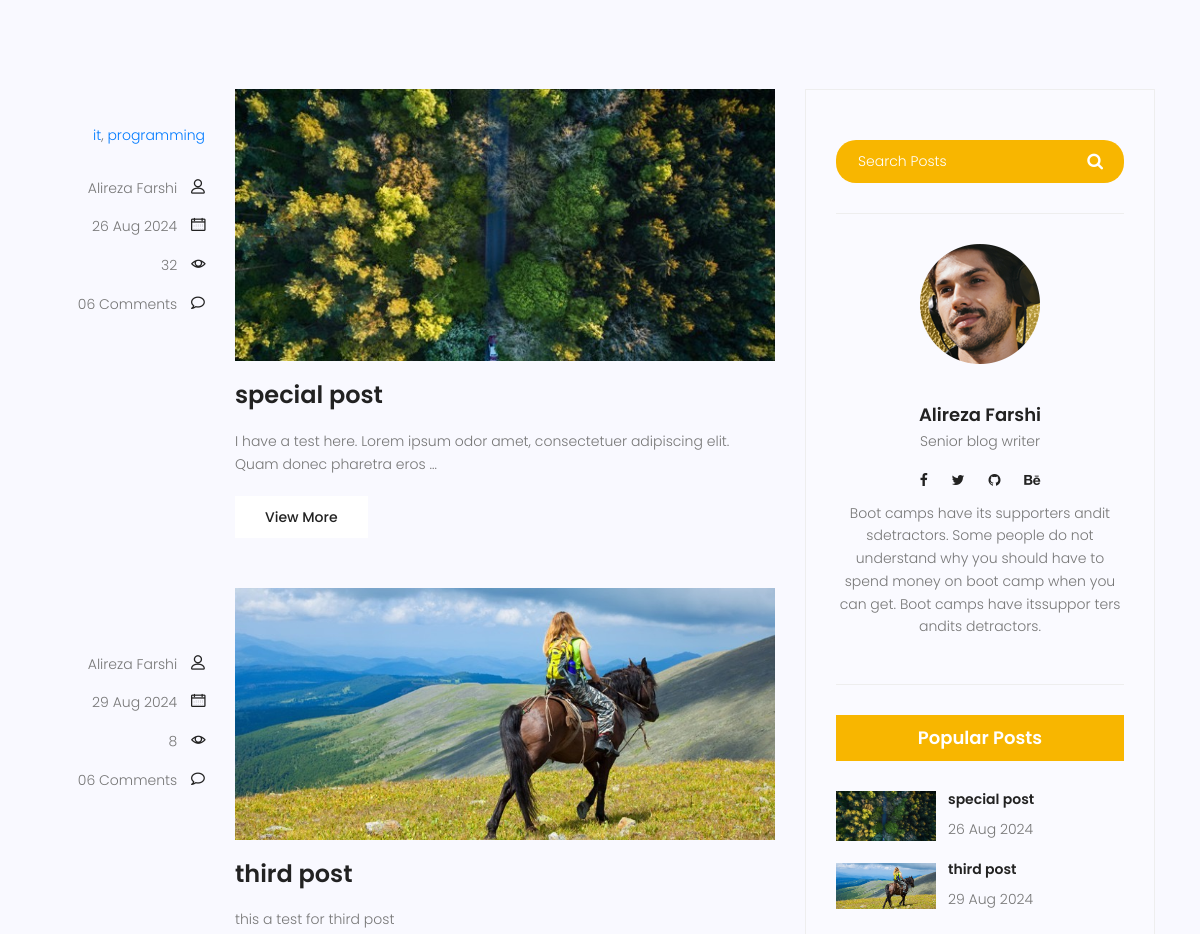
The page /blog/ (middle part) on the database as committed earlier.
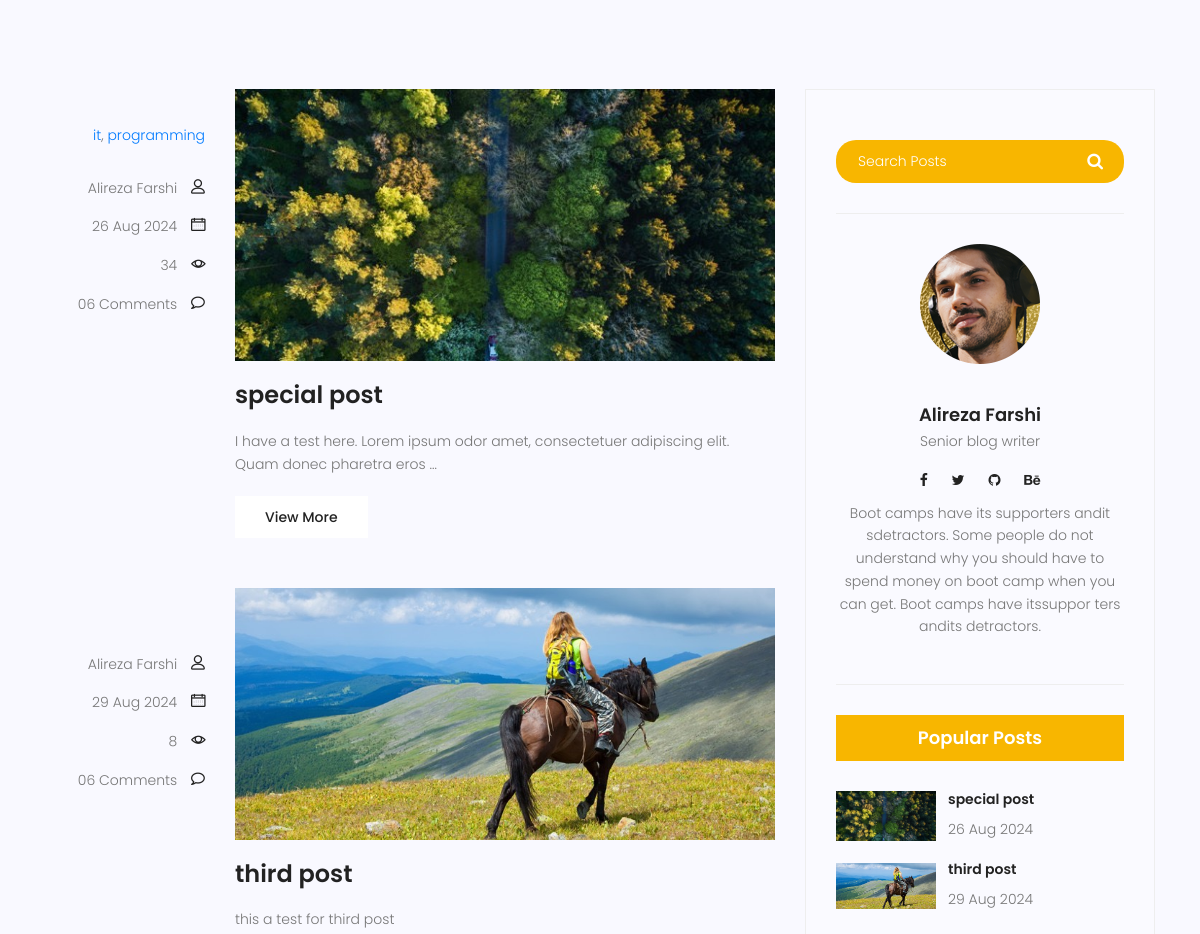
The same page on the database as committed later.
### blog/models.py (models this page shows, shortened)
class Post(models.Model):
    title = models.CharField(max_length=250)
    content = models.TextField()
    category = models.ManyToManyField(Category)
    author = models.ForeignKey(User, on_delete=models.SET_NULL, null=True)
    image = models.ImageField(upload_to='blog/', default='blog/default.jpg' )
    counted_views = models.IntegerField(default=0)
    status = models.BooleanField(default=False)
    created_date = models.DateTimeField(auto_now_add=True)
    updated_date = models.DateTimeField(auto_now=True)
    published_date = models.DateTimeField(null=True)
    class Meta:
        ordering = ['-created_date']

### blog/views.py (the view)
# urls.py: path('', blog_view,name='blog'),
def blog_view(request, **kwargs):
    current_time = timezone.now()
    posts = Post.objects.filter(status=True)
    posts = posts.exclude(published_date__gt=current_time)
    if kwargs.get('cat_name') != None:
        posts = posts.filter(category__name=kwargs['cat_name'])
    if kwargs.get('author_username') != None:
        posts = posts.filter(author__username=kwargs['author_username'])
    paginator = Paginator(posts, 2)
    try:
        page_number = request.GET.get('page')
        posts = paginator.get_page(page_number)
    except PageNotAnInteger:
        posts = paginator.get_page(1)
    except EmptyPage:
        print("entered")
        posts = paginator.get_page(1)
    context = {'posts' : posts}
    return render(request, 'blog/blog-home.html', context)

### blog/models.py (called while the page is built)
    def __str__(self):
        return self.name

### blog/templatetags/blog-tags.py (called while the page is built)
@register.inclusion_tag('blog/blog-categories.html')
def post_categories():
    posts = Post.objects.filter(status=1)
    categories = Category.objects.all()
    cat_dict = {}
    for name in categories:
        cat_dict[name] = posts.filter(category=name).count()
    return {'categories': cat_dict}

### templates/blog/blog-home.html (shortened to what this page needs)
{% extends  'base.html'     %}
{% load static %}
{% load blog-tags %}
{% block content %}
			<section class="top-category-widget-area pt-90 pb-90 ">
			</section>
			<section class="post-content-area">
				<div class="container">
					<div class="row">
						<div class="col-lg-8 posts-list">
							{% for post in posts %}
							<div class="single-post row">
								<div class="col-lg-3  col-md-3 meta-details">
									<ul class="tags">
										{% for cat in post.category.all %}
										<a href="{% url 'category' cat_name=cat.name %}">{{cat}}</a>{% if not forloop.last %},{% endif %}
										{% endfor %}
									</ul>
									<div class="user-details row">
										<p class="user-name col-lg-12 col-md-12 col-6"><a href="{% url 'author' author_username=post.author.username %}">{{post.author.get_full_name}}</a> <span class="lnr lnr-user"></span></p>
										<p class="date col-lg-12 col-md-12 col-6"><a href="#">{{post.published_date |date:"d M Y"}}</a> <span class="lnr lnr-calendar-full"></span></p>
										<p class="view col-lg-12 col-md-12 col-6"><a href="#">{{post.counted_views}}</a> <span class="lnr lnr-eye"></span></p>
										<p class="comments col-lg-12 col-md-12 col-6"><a href="#">06 Comments</a> <span class="lnr lnr-bubble"></span></p>
									</div>
								</div>
								<div class="col-lg-9 col-md-9 ">
									<div class="feature-img">
										<img class="img-fluid" src="{{ post.image.url}}" alt="">
									</div>
									<a class="posts-title" href="{% url 'single' pid=post.id %}"><h3>{{post.title}}</h3></a>
									<p class="excert">
										{{post.content |truncatechars:100}}
									</p>
									<a href="{% url 'single' pid=post.id %}" class="primary-btn">View More</a>
								</div>
							</div>
							{% endfor %}
						</div>
						<div class="col-lg-4 sidebar-widgets">
							<div class="widget-wrap">
								{% include 'blog/blog-search.html' %}
								{% include 'blog/blog-writer.html' %}
                                {% include 'blog/blog-popular-posts.html' %}
							</div>
						</div>
					</div>
				</div>
			</section>
{% endblock %}

### templates/blog/blog-popular-posts.html
{% load static %}
<div class="single-sidebar-widget popular-post-widget">
    <h4 class="popular-title">Popular Posts</h4>
    <div class="popular-post-list">
        {% for post in posts %}
        <div class="single-post-list d-flex flex-row align-items-center">
            <div class="thumb">
                <img class="img-fluid" src="{{post.image.url}}" alt="">
            </div>
            <div class="details">
                <a href="{% url 'single' pid=post.id %}"><h6>{{post.title}}</h6></a>
                <p>{{post.published_date|date:"d M Y"}}</p>
            </div>
        </div>
        {% endfor %}
    </div>
</div>

Rows that differ between the two databases and show on the page:
changed Post "special post": counted_views "32" → "34"
